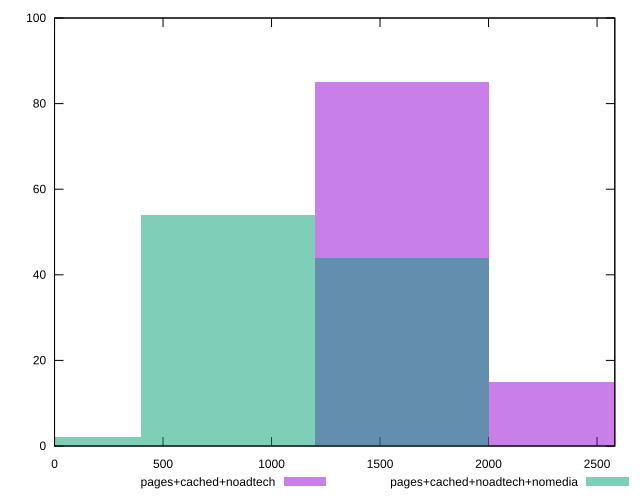

This chart was generated by the following gnuplot code:
reset

$pagesCachedNoadtech <<EOF
2403.4980974940686 15
1602.3320649960458 85
EOF

$pagesCachedNoadtechNomedia <<EOF
1602.3320649960458 44
801.1660324980229 54
0 2
EOF

set key outside below
set boxwidth 801.1660324980229
set xrange [0:2582]
set yrange [0:100]
set trange [0:100]
set style fill transparent solid 0.5 noborder
set terminal svg size 640, 500 enhanced background rgb 'white'
set output "report_00015_2021-02-09T16-11-33.973Z/uses-rel-preload/comparison/histogram/2_vs_3.svg"

plot $pagesCachedNoadtech title "pages+cached+noadtech" with boxes, \
     $pagesCachedNoadtechNomedia title "pages+cached+noadtech+nomedia" with boxes

reset
